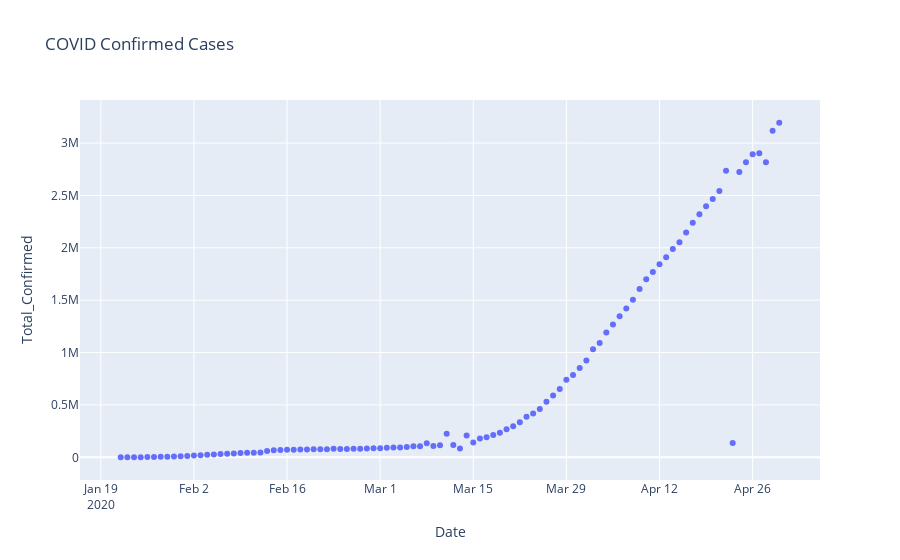

The code cell stored with this chart in its notebook:
### Code cell
import plotly.express as px
fig = px.scatter(df_confirmed, x="Date", y="Total_Confirmed", title='COVID Confirmed Cases')
fig.show()
